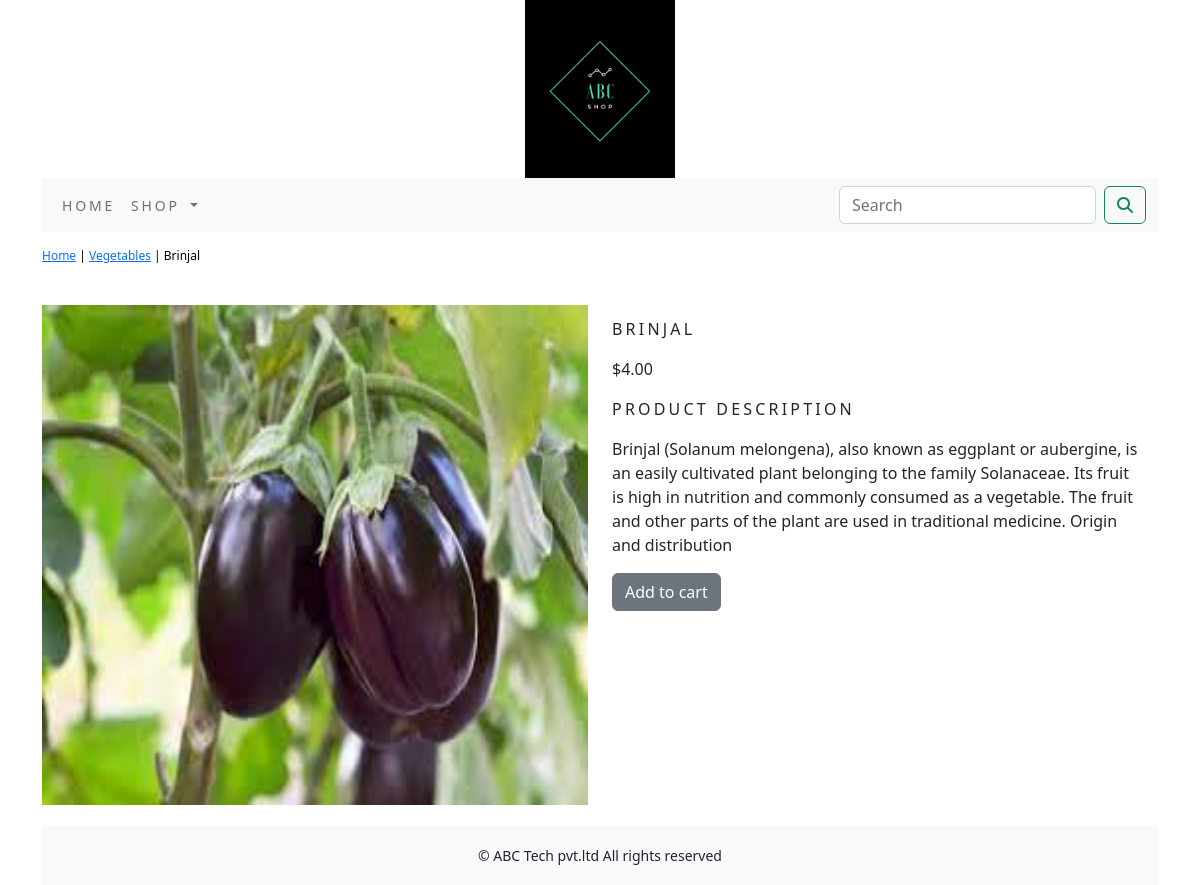
Screenshot of /shop/vegetables/brinjal/ with the database file from the repository.
### shop/models.py (models this page shows, shortened)
class Product(models.Model):
    name=models.CharField(max_length=250,unique=True)
    slug=models.SlugField(max_length=250,unique=True)
    description=models.TextField(blank=True)
    price=models.DecimalField(max_digits=10,decimal_places=2)
    category=models.ForeignKey(Category,on_delete=models.CASCADE)
    image=models.ImageField(upload_to='product',blank=True)
    stock=models.IntegerField()
    available=models.BooleanField(default=True)
    created=models.DateTimeField(auto_now_add=True)
    updated=models.DateTimeField(auto_now=True)
    class Meta:
        ordering = ('name',)
        verbose_name = 'product'
        verbose_name_plural = 'products'

class Category(models.Model):
    name=models.CharField(max_length=250,unique=True)
    slug=models.SlugField(max_length=250,unique=True)
    description=models.TextField(blank=True)
    image=models.ImageField(upload_to='category',blank=True)
    class Meta:
        ordering=('name',)
        verbose_name='category'
        verbose_name_plural='categories'
    def get_url(self):
        return  reverse('shop:products_by_category',args=[self.slug])
    def __str__(self):
        return '{}'.format(self.name)

### shop/views.py (the view)
# urls.py: path('<slug:c_slug>/<slug:product_slug>/', views.ProDetail, name='ProCatDetail')
def ProDetail(request,c_slug,product_slug):
    try:
        product=Product.objects.get(category__slug=c_slug,slug=product_slug)
    except Exception as e:
        raise e
    return render(request,'product.html',{'product':product})

### cart/context_processors.py (called while the page is built)
def counter(request):
    item_count=0
    if 'admin' in request.path:
        return {}
    else:
        try:
            cart=Cart.objects.filter(cart_id=_cart_id(request))
            cart_items=CartItem.objects.all().filter(cart=cart[:1])
            for cart_item in cart_items:
                item_count += cart_item.quantity
        except Cart.DoesNotexist:
            item_count=0
    return dict(item_count=item_count)

### cart/views.py (called while the page is built)
def _cart_id(request):
    cart=request.session.session_key
    if not cart:
        cart=request.session.create()
    return cart

### shop/context_processors.py (called while the page is built)
def menu_links(request):
    links=Category.objects.all()
    return dict(links=links)

### templates/product.html (shortened to what this page needs)
{% extends 'base.html'%}
{% load static %}
{% block content %}
<div class="row my_prod_row_class">
    <div class="mx_auto">
        <p><a href="{% url 'shop:allProdCat' %}">Home</a> | <a href="{{product.category.get_url}}">{{product.category}}</a> | {{product.name}}</p>
    </div>
<div class="container">
<br>
<div class="row">
    <div class="col-12 col-sm-12 col-md-12 col-lg-6 text-center">
        <div style="min-width:18rem;">
            <img src="{{product.image.url}}" width="100%;" height="500px;" alt="{{product.name}}">
        </div>
    </div>
        <div class="col-12 col-sm-12 col-md-12 col-lg-6">
            <div>
            <h1 class="my_prod_title">{{product.name}}</h1>
            <P>${{product.price}}</P>
            <P class="my_title">Product Description</P>
            <p class="text-justify my_prod_text">{{product.description}}</p>
            {% if product.stock <= 0 %}
            <p class="text-justify my_prod_text"><b>Out of stock</b></p>
            {% else %}
            <a class="btn btn-secondary" href="{% url 'cart:add_cart' product.id %}">Add to cart</a>
            {% endif %}
        </div>
    </div>
</div>
</div>
{% endblock %}

### static/css/custom.css (style rules this page uses)
.my_title { font-size:16px; text-transform: uppercase; letter-spacing: .2em; }
.my_prod_row_class { padding-top:15px; padding-bottom:20px; }
.my_prod_row_class .mx_auto { color:#000; font-size:12px; text-decoration:none; }
.my_prod_title { font-size:16px; text-transform: uppercase; letter-spacing: .2em; padding-top:15px; padding-bottom:10px; }
.my_prod_text { padding-right:20px; }

### rows the page displays
Product: category "Vegetables", name "Brinjal", image (picture), name "BRINJAL", price "4.00", description "Brinjal (Solanum melongena), also known as eggplant or aubergine, is an easily cultivated plant belonging to the family Solanaceae. Its fruit is high in nutrition and commonly consumed as a vegetable. The fruit and other parts of the plant are used in traditional medicine. Origin and distribution"
